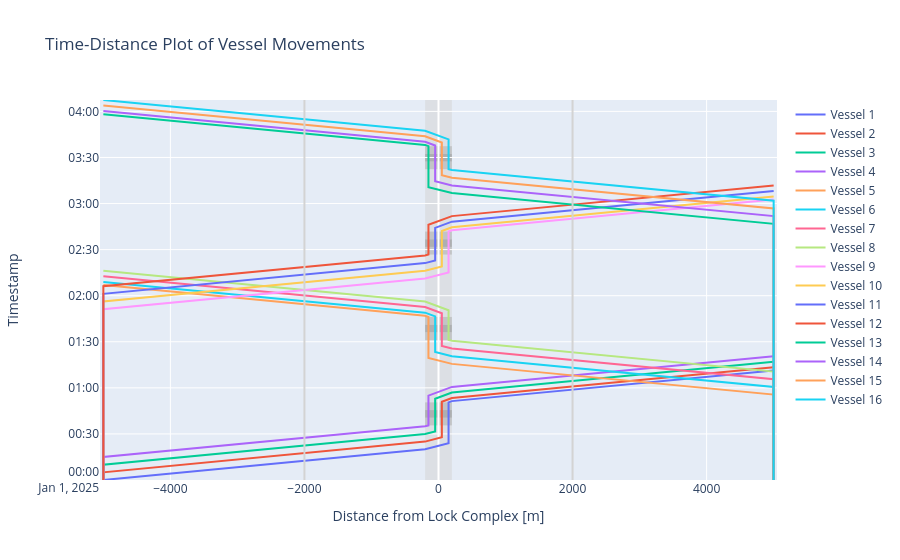

The code cell stored with this chart in its notebook:
### Code cell
# We can plot the time-distance diagram
lock.create_time_distance_plot_plotly(
    vessels = vessels, 
    xlimmin = -5050, 
    xlimmax = 5050
)
